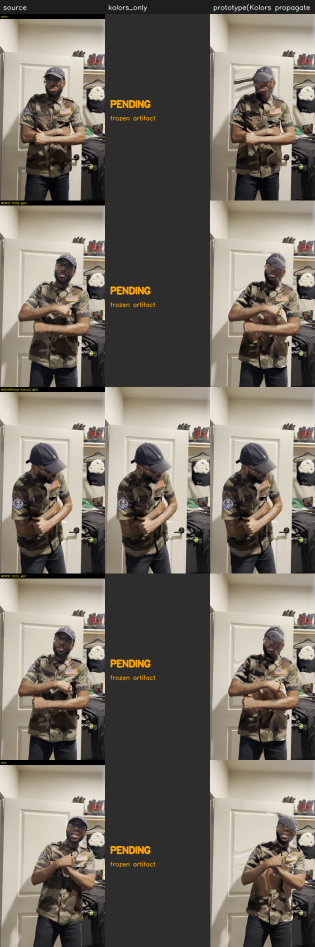
#> input picture workers/warp_worker/artifacts/stage_a_sourceanchor/stage_a_grid.png, 630 x 1893 px (shown at 1/2 size)
$ python compose_cover_still.py ../../workers/warp_worker/artifacts/stage_a_sourceanchor/stage_a_grid.png ../../workers/warp_worker/artifacts/stage_a_sourceanchor/stage_a_grid.png 5 5 5 ../../workers/warp_worker/artifacts/stage_a_sourceanchor/stage_a_grid.png
#> lines starting #> are read from the running program, lines starting #| are printed output that depends on the picture
"""Frost the Boss cover compose, $0: matte him from the dressed 4K frame (RobustVideoMatting, gated by a place-limited key
for the wall panel behind him), scale to the plate, grade to it, soft contact shadow, grain. First used 6 Nov 2026 on
Fendi's star-of-cars photo. usage: compose_cover_still.py <frame4k.png> <plate.png> <cx> <cy> <height_px> <out.jpg>"""
import sys, os, numpy as np, cv2, onnxruntime as ort
frame_p, plate_p, cx, cy, H, out = sys.argv[1], sys.argv[2], int(sys.argv[3]), int(sys.argv[4]), int(sys.argv[5]), sys.argv[6]
img = cv2.imread(frame_p)[:, :, ::-1]  # RGB
crop = img[1250:3500, 250:1650]        # him, 4K pixels (1400x2250)
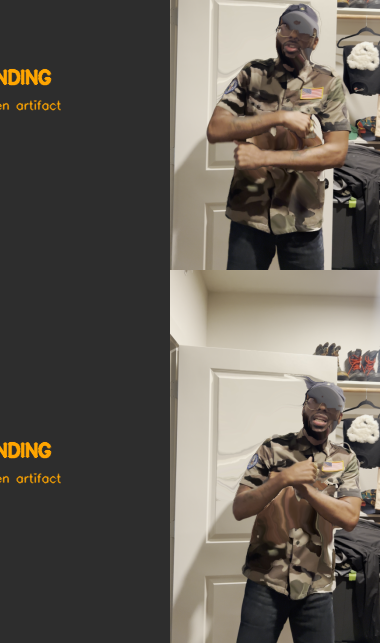
#> crop: shape (643, 380, 3); mean R, G, B 98.8, 93, 85.1
#> (the run stopped early here; a loop or call above may not have finished)
